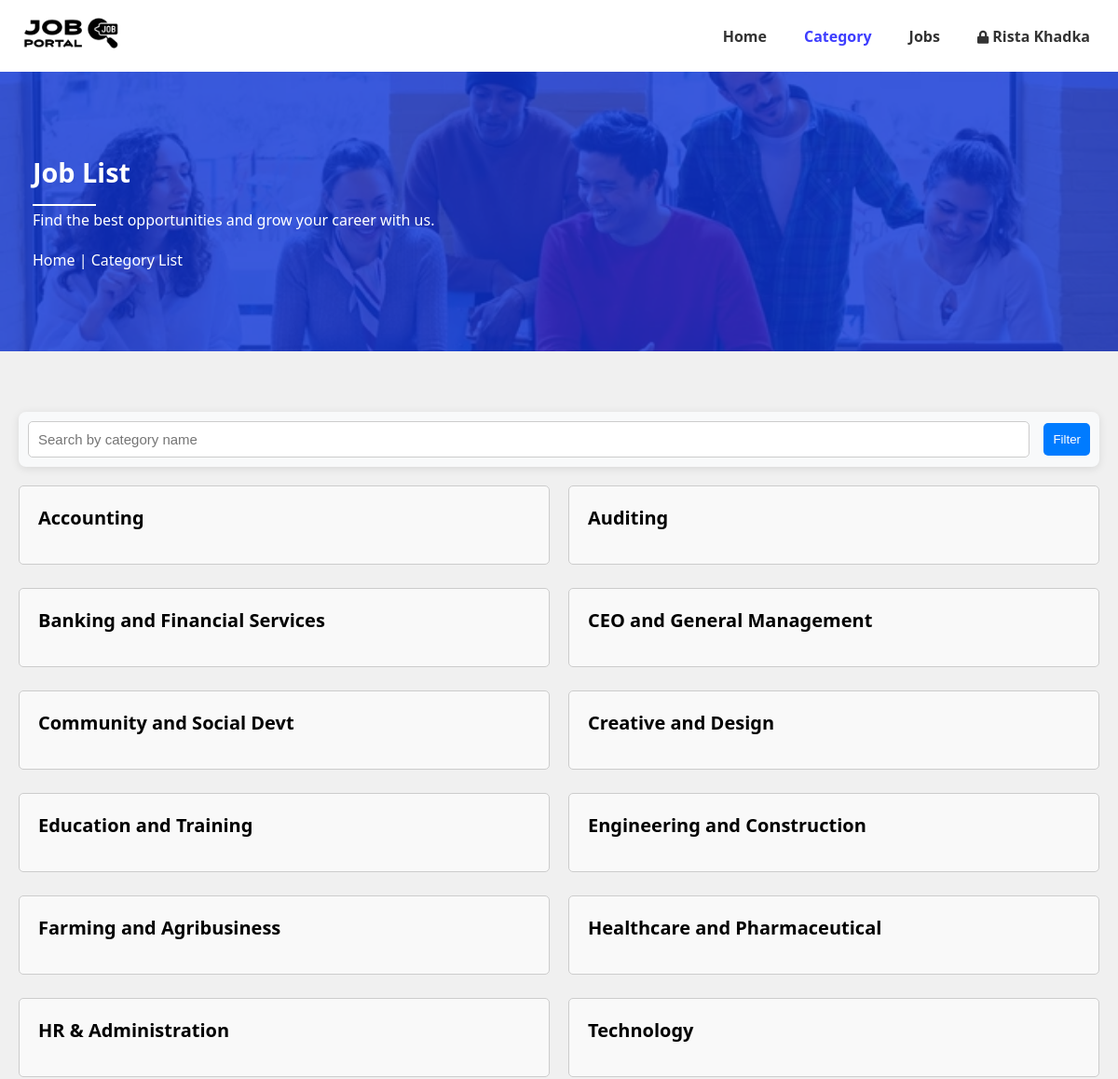
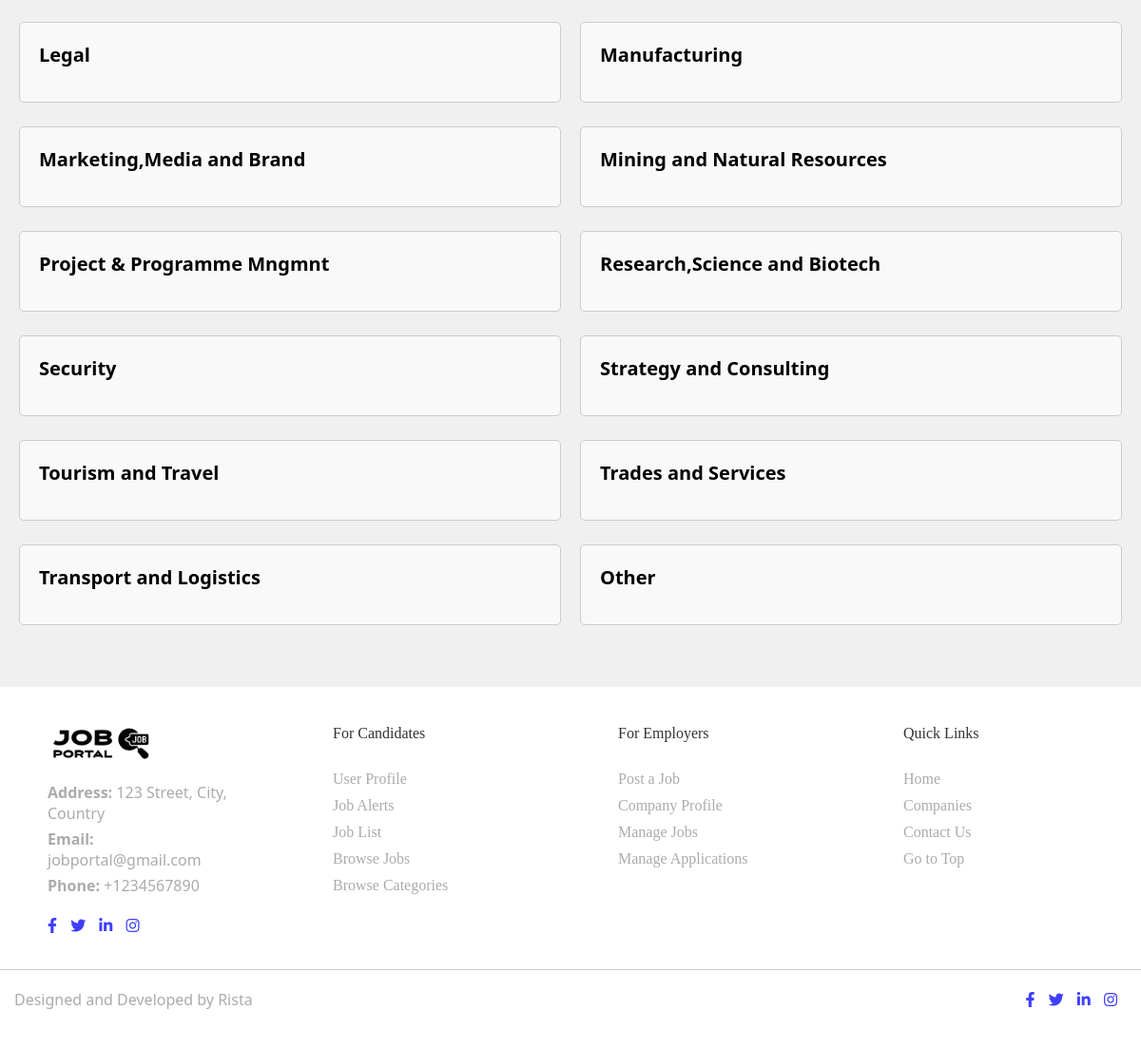
The page /jobseeker/category.php (signed in) on the database its author committed (2 pictures, top to bottom).
### tables this page shows
CREATE TABLE `user` (
  `userid` varchar(11) NOT NULL,
  `name` varchar(20) NOT NULL,
  `email` varchar(30) NOT NULL,
  `Phone_no` bigint(100) NOT NULL,
  `password` varchar(200) NOT NULL,
  `pp` blob NOT NULL,
  `gender` varchar(50) NOT NULL,
  `marital_status` varchar(50) NOT NULL,
  `immediate_available` varchar(50) NOT NULL,
  `date_of_birth` date NOT NULL,
  `skill` varchar(255) NOT NULL,
  `language` varchar(255) NOT NULL,
  `nationality` varchar(100) NOT NULL,
  `national_id_card` varchar(50) NOT NULL,
  `experience` int(11) NOT NULL,
  `career_level` varchar(100) NOT NULL,
  `industry` varchar(100) NOT NULL,
  `functional_area` varchar(100) NOT NULL,
  `current_salary` int(11) NOT NULL,
  `expected_salary` int(11) NOT NULL,
  `country` varchar(100) NOT NULL,
  `state` varchar(100) NOT NULL,
  `city` varchar(100) NOT NULL,
  `address` varchar(255) NOT NULL,
  `facebook_url` varchar(255) NOT NULL,
  `linkedin_url` varchar(255) NOT NULL,
  `create_datetime` datetime(6) NOT NULL
);

CREATE TABLE `categories` (
  `id` int(255) NOT NULL,
  `category` varchar(255) NOT NULL
);

### jobseeker/category.php (the view, shortened to what this page needs)
<?php
include '../Config/dbconnect.php';
?>
<!DOCTYPE html>
<html lang="en">
<head>
    <link rel="stylesheet" href="../css/index.css">
    <link rel="stylesheet" href="../css/Navigation.css">
    <link rel="stylesheet" href="../css/footer.css">
    <link rel="stylesheet" href="https://cdnjs.cloudflare.com/ajax/libs/font-awesome/5.15.4/css/all.min.css">
</head>
<body>
    <nav class="navbar">
        <div class="navbar-container">
            <div class="logo">
                <a href="http://localhost/JobPortal/index.php"><img src="http://localhost/JobPortal/Logo/logo3.png"
                        alt="Logo"></a>
            </div>
            <ul class="nav-links">
                <li><a href="dashboard.php">Home</a></li>
                <li><a href="category.php">Category</a></li>
                <li><a href="job.php">Jobs</a></li>
                <li>
                    <?php $user_id = $_SESSION['user_id'];
                        $query = "SELECT name FROM user WHERE userid = ?";
                        $stmt = $conn->prepare($query);
                        $stmt->bind_param('s', $user_id);
                        $stmt->execute();
                        $result = $stmt->get_result();
                        $user = $result->fetch_assoc();
                        $user_name = htmlspecialchars($user['name']);
                    ?>
                    <a href="profile.php" class="username">
                        <i class="fa fa-lock" aria-hidden="true" style="padding-left: 0px; font-size: 14px;"></i>
                        <?php echo $user_name; ?>
                    </a>
                </li>
            </ul>
        </div>
    </nav>
    <section class="banner-section">
        <div class="banner-overlay">
            <div class="banner-container">
                <div class="banner-content">
                    <h2 class="banner-heading">Job List</h2>
                    <p class="banner-paragraph">Find the best opportunities and grow your career with us.</p>
                    <div class="breadcrumb">
                        <a href="dashboard.php">Home</a> | <a href="category.php">Category List</a>
                    </div>
                </div>
            </div>
        </div>
    </section>
    <section class="dashboard-section">
        <div class="dashboard-container">
            <form method="GET" action="" class="filter-form">
                <div class="form-group">
                    <input type="text" name="search" placeholder="Search by category name" class="search-input" />
                </div>
                <button type="submit" class="filter-button">Filter</button>
            </form>
            <div class="job-listings">
                <?php
            $search = isset($_GET['search']) ? $_GET['search'] : '';
            $sql = "SELECT * FROM categories WHERE category LIKE ?";
            $stmt = $conn->prepare($sql);
            $like_search = "%" . $search . "%";
            $stmt->bind_param("s", $like_search);
            $stmt->execute();
            $result = $stmt->get_result();
            if ($result->num_rows > 0) {
                while ($row = $result->fetch_assoc()) {
                    echo '<div class="job" onclick="window.location.href=\'category_job.php?id=' . $row['id'] . '\'">';
                    echo '<span class="job-title">' . $row['category'] . '</span>';
                    echo '</div>';
                }
            } else {
                echo '<p>No categories available at the moment.</p>';
            }
            ?>
            </div>
        </div>
    </section>
    <?php include '../Assets/footer.php'; ?>
</body>
</html>

### css/index.css (style rules this page uses)
.search-input { padding: 10px; font-size: 10px; border: 1px solid #efeeee; width: 200px; }
.banner-section { position: relative; background-image: url('http://localhost/JobPortal/Banners/banner3.png'); background-size: cover; background-position: center; height: 400px; display: flex; align-items: center; justify-content: center; }
.banner-overlay { background-color: rgba(11, 49, 213, 0.7); position: absolute; top: 0; left: 0; width: 100%; height: 100%; display: flex; flex-direction: column; align-items: center; justify-content: center; color: white; padding: 20px; text-align: center; }
.banner-heading { font-size: 1.8em; position: relative; margin-bottom: 20px; }
.banner-heading:after { content: ''; display: block; width: 10%; height: 1.5px; background-color: white; margin: 10px auto 0 auto; }
.banner-paragraph { font-size: 1em; line-height: 1.5; max-width: 800px; margin: 0 auto 40px; }
.job-listings { display: flex; flex-wrap: wrap; justify-content: space-between; }
.job { display: flex; width: 48%; padding: 20px; margin-bottom: 25px; border: 1px solid #ccc; border-radius: 5px; cursor: pointer; background-color: #f9f9f9; min-height: 160px; }
.job-title { font-size: 20px; font-weight: bold; margin-right: 10px; margin-bottom: 16px; }

### css/Navigation.css (style rules this page uses)
* { margin: 0; padding: 0; box-sizing: border-box; }
body { font-family: 'Segoe UI', Tahoma, Geneva, Verdana, sans-serif; }
.navbar { background-color: white; padding: 1em 0; box-shadow: 0 2px 4px rgba(0, 0, 0, 0.1); }
.navbar-container { display: flex; justify-content: space-between; align-items: center; max-width: 1200px; margin: 0 auto; padding: 0 20px; }
.logo img { height: 40px; }
.nav-links { list-style: none; display: flex; }
.nav-links li { margin-left: 20px; }
.nav-links a { color: #333; text-decoration: none; font-weight: bold; padding: 5px 10px; border-radius: 4px; transition: color 0.3s; }
.nav-links a.active { color: rgb(62, 62, 255); }

### jobseeker/category.php (style rules this page uses)
.banner-section { position: relative; background-image: url('http://localhost/JobPortal/Banners/banner3.png'); background-size: cover; background-position: center; height: 300px; display: flex; align-items: center; }
.banner-container { max-width: 1200px; margin: 0 auto; padding: 0 15px; width: 100%; }
.banner-overlay { background-color: rgba(11, 49, 213, 0.8); position: absolute; top: 0; left: 0; width: 100%; height: 100%; display: flex; align-items: center; color: white; padding: 20px; text-align: left; }
.banner-content { width: 100%; }
.banner-heading { font-size: 1.8em; margin-bottom: 20px; position: relative; }
.banner-heading:after { content: ''; display: block; width: 6%; height: 2.2px; background-color: white; margin-top: 15px; position: absolute; left: 0; }
.banner-paragraph { font-size: 1em; line-height: 1.5; max-width: 800px; margin: 0; }
.breadcrumb { margin-top: 20px; }
.breadcrumb a { color: white; text-decoration: none; font-size: 1em; align-items: left; }
.dashboard-section { background-color: #f0f0f0; padding: 40px 0; padding-top: 65px; }
.dashboard-container { max-width: 1200px; margin: 0 auto; padding: 0 20px; }
.job-listings { display: flex; flex-wrap: wrap; justify-content: space-between; }
.job { display: flex; flex-direction: column; width: calc(50% - 10px); padding: 20px; margin-bottom: 25px; border: 1px solid #ccc; border-radius: 5px; cursor: pointer; background-color: #f9f9f9; min-height: 60px; box-sizing: border-box; }
.job-title { font-size: 20px; font-weight: bold; margin-right: 150px; margin-bottom: 16px; }
.filter-form { display: flex; align-items: center; background-color: #f8f9fa; padding: 10px; border-radius: 8px; box-shadow: 0 2px 10px rgba(0, 0, 0, 0.1); margin-bottom: 20px; width: 100%; }
.form-group { margin-right: 15px; flex-grow: 1; }
.search-input { padding: 10px; border: 1px solid #ccc; border-radius: 5px; width: 100%; box-sizing: border-box; font-size: 15px; }
.filter-button { padding: 10px; background-color: #007bff; color: white; border: none; border-radius: 5px; cursor: pointer; transition: background-color 0.3s; }

### rows shown on the page
user: name "Rista Khadka"
categories: category "Accounting"
categories: category "Auditing"
categories: category "Banking and Financial Services"
categories: category "CEO and General Management"
categories: category "Community and Social Devt"
categories: category "Creative and Design"
categories: category "Education and Training"
categories: category "Engineering and Construction"
categories: category "Farming and Agribusiness"
categories: category "Healthcare and Pharmaceutical"
categories: category "HR & Administration"
categories: category "Technology"
categories: category "Legal"
categories: category "Manufacturing"
categories: category "Marketing,Media and Brand"
categories: category "Mining and Natural Resources"
categories: category "Project & Programme Mngmnt"
categories: category "Research,Science and Biotech"
categories: category "Security"
categories: category "Strategy and Consulting"
categories: category "Tourism and Travel"
categories: category "Trades and Services"
categories: category "Transport and Logistics"
categories: category "Other"
